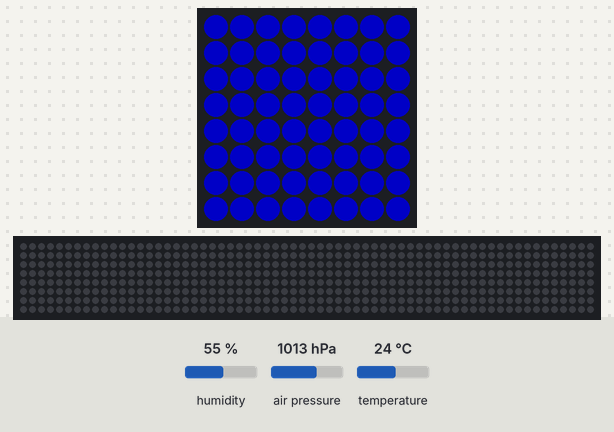
Simulated run of this program. Board: Raspberry Pi (BCM pin numbers) with a Sense HAT. On the bench: the Sense HAT's 8×8 RGB LED matrix, a strip that is not on the board, showing the scrolling text unrolled. The test bench sets the inputs (shaded band); at power-on: humidity 55 %, air pressure 1013 hPa, temperature 24 °C. Dim RGB values are drawn brighter than linear; the 64×8 strip is a reading aid, not a part: it shows the text the matrix is scrolling, unrolled, one strip-width of it at a time.

Above: at 0.07 s.
At 0.57 s:
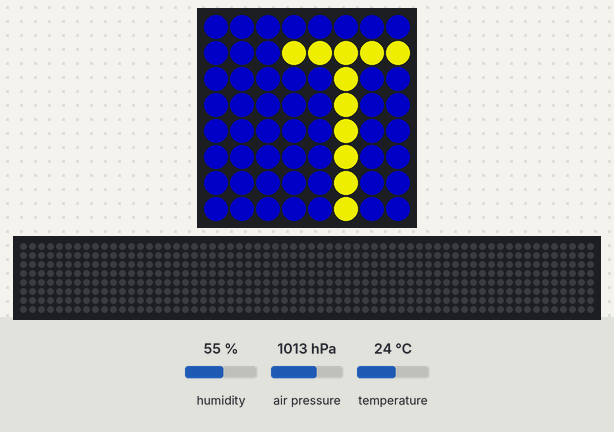
At 15.68 s:
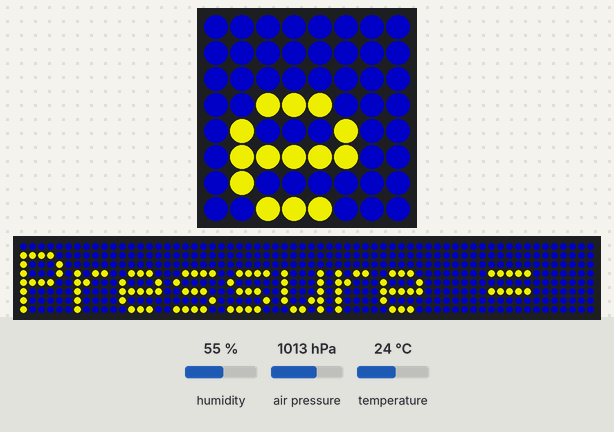
At 30.78 s:
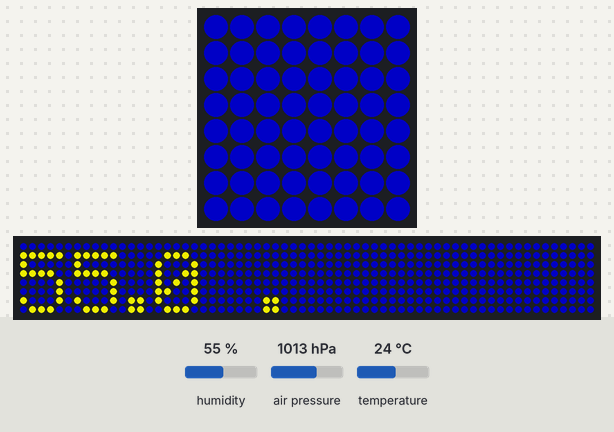
At 31.29 s:
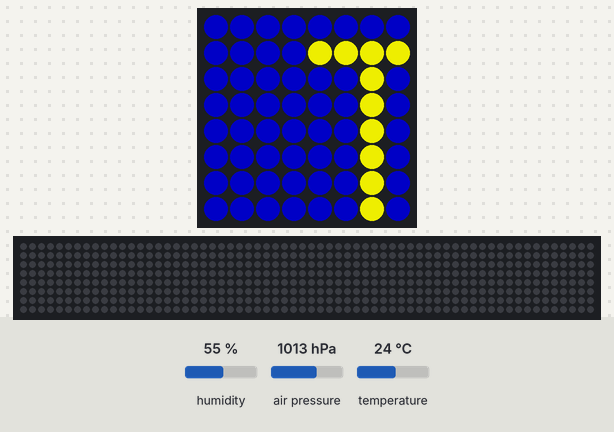
At 39.85 s:
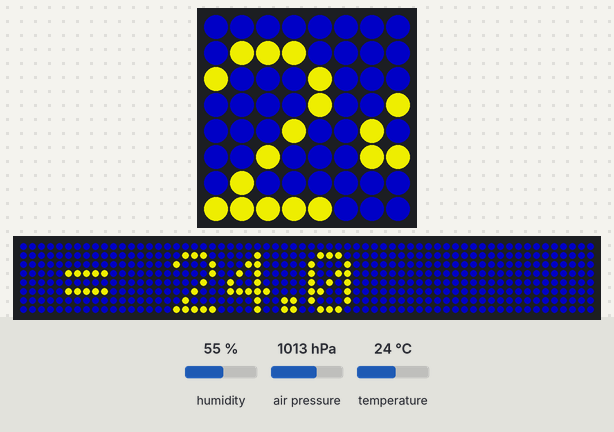

The program:

displayEnvironment.py
```python
from sense_hat import SenseHat
import time

sense = SenseHat()

while True:
    t = sense.get_temperature()
    p = sense.get_pressure()
    h = sense.get_humidity()

    t = round(t, 1)
    p = round(p, 1)
    h = round(h, 1)

    if t > 36:
        bg = [0, 100, 0]
        tc = [255, 255, 255]
    else:
        bg = [0, 0, 100]
        tc = [200, 200, 0]

    msg = "Temperature = {0} Pressure = {1} Humidity = {2} .".format(t, p, h)
    sense.show_message(msg, scroll_speed=0.1, text_colour=tc, back_colour=bg)
```
